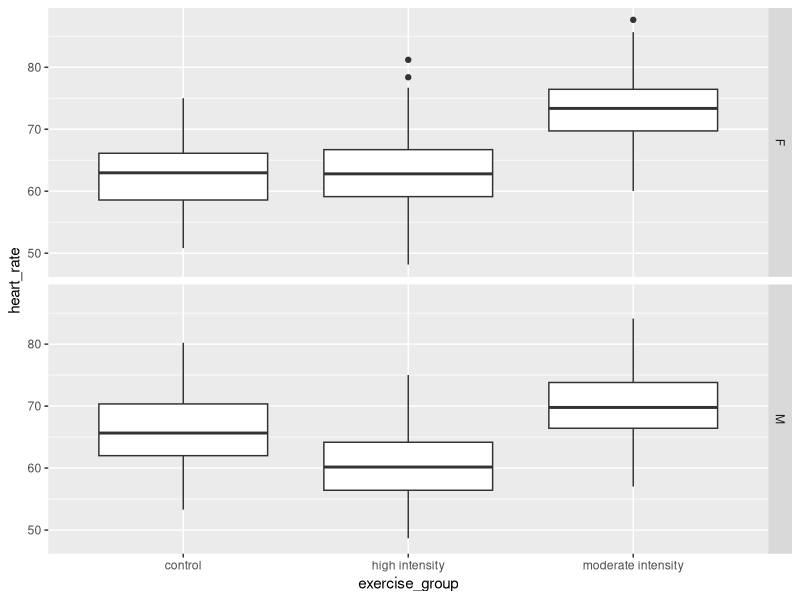
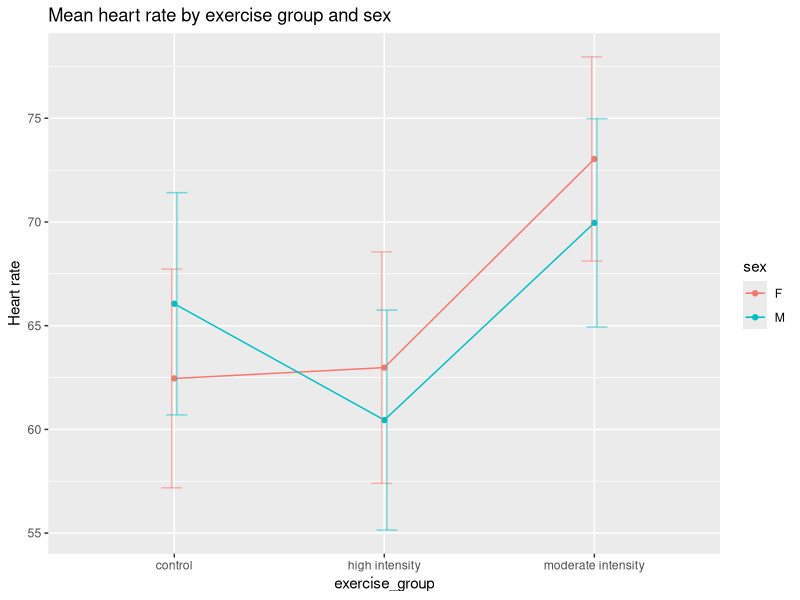

Reproduce these figures in R, in order. (Note: this script raises an error after producing the figures.)
## ---- chunk 1
library(tidyverse)
heart_rate <- read_csv("data/simulated_heart_rates.csv")
## ---- chunk 2
heart_rate %>% ggplot(aes(exercise_group, heart_rate)) + 
  geom_boxplot() + 
  facet_grid(rows = vars(sex))
## ---- chunk 3
g100meansSD <- heart_rate %>%
  group_by(sex, exercise_group) %>%
  summarise(mean = round(mean(heart_rate), 3),
            stDev = sd(heart_rate))
g100meansSD
## ---- chunk 4
ggplot(g100meansSD, 
       aes(x=exercise_group, y=mean, group=sex, color=sex)) + 
    geom_line() +
    geom_point() +
    geom_errorbar(aes(ymin=mean-stDev, ymax=mean+stDev),
                  width=.2,
                  position=position_dodge(0.05), 
                  alpha=.5) +
  labs(y = "Heart rate",
       title = "Mean heart rate by exercise group and sex") 
## ---- chunk 5
text_tbl <- data.frame('source of variation' = c('treatment', 
                                                 'block',
                                                 'interaction',
                                                 'error'),
                       'Df' = c("$k - 1$",
                                "$b - 1$",
                                "$(k - 1) * (b - 1)$",
                                "$k * b * (n - 1)$"), 
                       'Sum Sq', 
                       'Mean Sq=Sum Sq/Df',
                       'F value',
                       'prob(>F)'
                       )
colnames(text_tbl) = c('source of variation', 'Df', 'Sum Sq', 
                       'Mean Sq=Sum Sq/Df', 'F value', 'prob(>F)')
kable(text_tbl,
      caption = 'ANOVA Table for Completely Randomized Block Design') 
## ---- chunk 6
anova(lm(heart_rate ~ exercise_group*sex, data = heart_rate))
